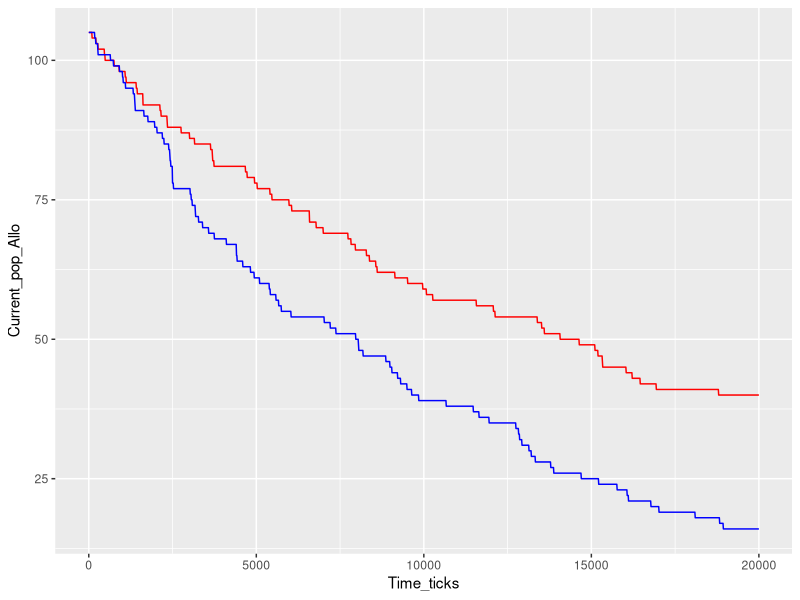
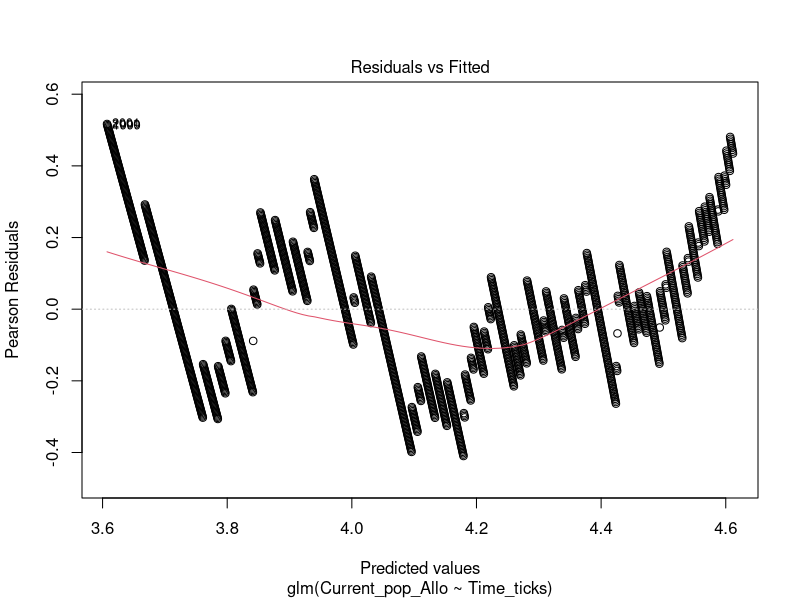
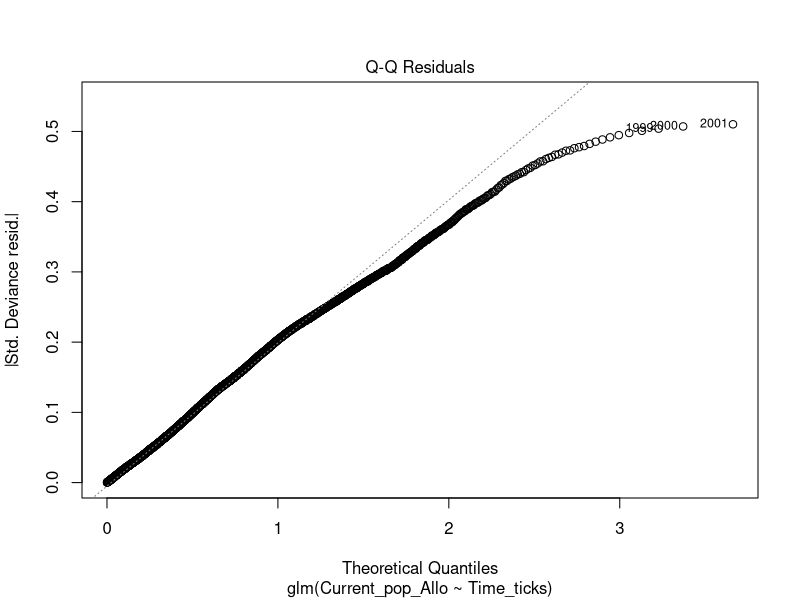
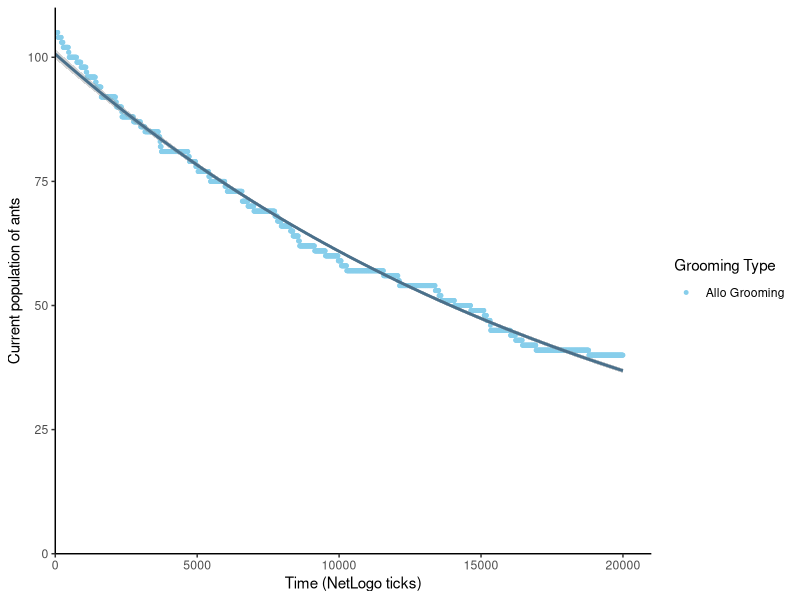
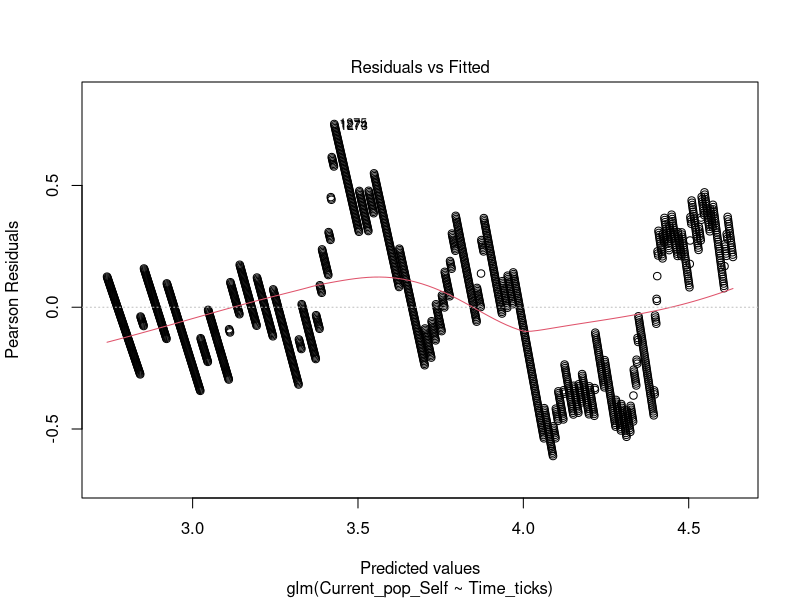
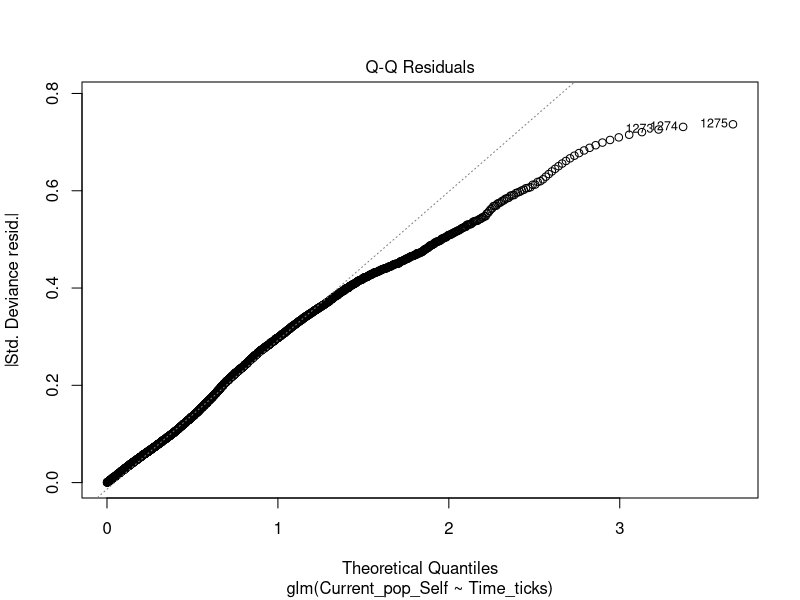
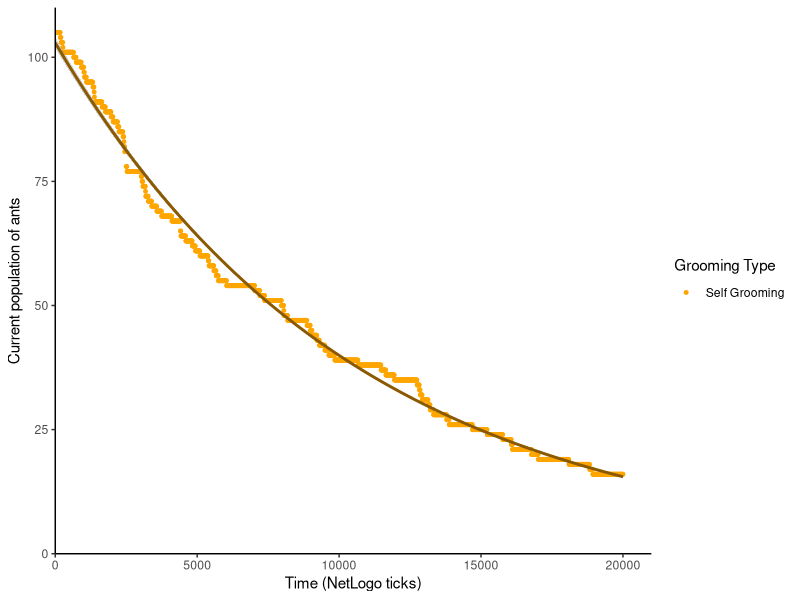
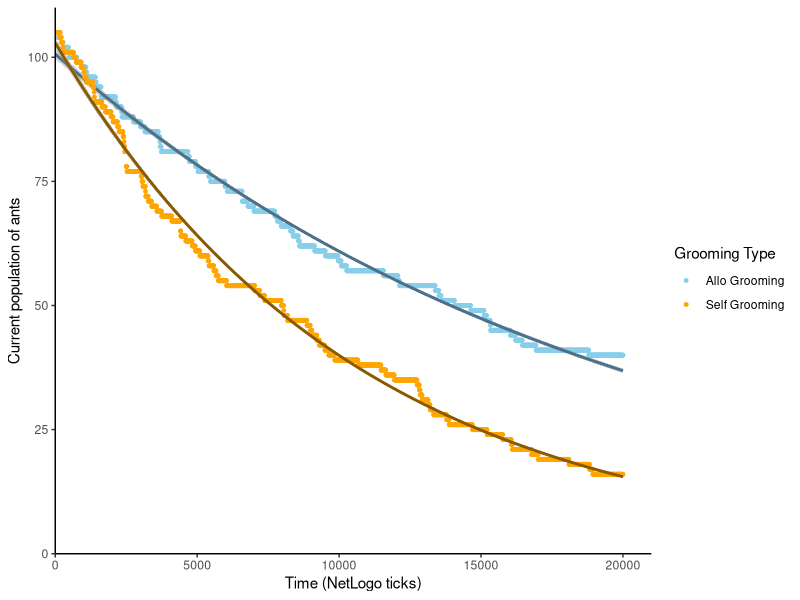

Recreate these plots in R, in order.
######################################################################
#                                                                    #
#   The effect of 2 different grooming techniques on the             #
#   prevention of Fungal spore spread in ant colonies.               #
#                                                                    #
######################################################################

######################################################################
#                           Overview                                 #
######################################################################

# The data included in Combined.xlsx is from a NetLogo simulation model assessing  
# two different grooming techniques on preventing the spread of Fungal
# spores. The data measures successful instances of grooming, current population
# and total number of infected ants for both grooming techniques, Allogrooming 
# and selfgrooming.

# The data is organised into six columns, one for Infections when selfgrooming, 
# one for Infections when allogrooming. One for Current population when allogrooming, 
# one for current population when selfgrooming. One for successful grooming instances in 
# allogrooming and one for successful grooming instances when selfgrooming.


######################################################################
#                            Set up                                  #
######################################################################

# Packages to Run
library(tidyverse) 
# for summarising and plotting
# Hadley Wickham (2017). tidyverse: Easily Install and Load the
# 'Tidyverse'. R package version 1.3.2.
# https://CRAN.R-project.org/package=tidyverse

library(readxl)
# for importing excel worksheets
# Hadley Wickham and Jennifer Bryan (2019). readxl: Read Excel
# Files. R package version 1.4.2.
# https://CRAN.R-project.org/package=readxl

library(ggplot2)
# for creating data visualisations
# Wickham H (2016). ggplot2: Elegant Graphics for Data Analysis. 
# R package version 3.4.0
# https://ggplot2.tidyverse.org.


######################################################################
#                    Import and describe data                        #
######################################################################

# Read in the excel data - Excel data is already in Tidy format.
# No need to reformat.
Allo_and_Self <- read_excel("data/Combined.xlsx")

# View the data and check the structure of the data
View(Allo_and_Self)
str(Allo_and_Self)
# tibble [2,001 × 7] (S3: tbl_df/tbl/data.frame)
# $ Time_ticks                         : num [1:2001] 0 10 20 30 40 50 60 70 80 90 ...
# $ Succ_Groom_allo                    : num [1:2001] 0 0 0 0 0 0 0 0 0 0 ...
# $ Current_pop_Allo                   : num [1:2001] 105 105 105 105 105 105 105 105 105 105 ...
# $ Infections_Healed_dead_current_allo: num [1:2001] 0 0 1 1 1 2 3 3 3 3 ...
# $ Succ_groom_self                    : num [1:2001] 0 0 0 0 0 0 0 0 0 0 ...
# $ Current_pop_Self                   : num [1:2001] 105 105 105 105 105 105 105 105 105 105 ...
# $ Infections_Healed_dead_current_self: num [1:2001] 0 0 1 2 2 2 2 2 2 3 ...


######################################################################
#                     Exploratory Analysis                           #
######################################################################

# quick plot of the data
# The data for Allogrooming is represented in the colour "blue"
ggplot() +
  geom_line(data = Allo_and_Self, aes(x = Time_ticks, y = Current_pop_Allo), color = "red") +
  geom_line(data = Allo_and_Self, aes(x = Time_ticks, y = Current_pop_Self), color = "blue")
  
# Overall - both types of grooming appear to show different rates of decline in
# population. The final population in selfgrooming appears to be far lower than
# Allogrooming.

# The data will be separated into Allogrooming and Selfgrooming, in order to analyse
# Both separately.
# Use a poisson GLM for each separate set of data.
# Then use a Chi squared goodness of fit test to test the reduction in deviance to see
# if it is significant.

######################################################################
#                         ALLOGROOMING                               #
######################################################################

# Build a model based on the data using the 'glm()' function and examine the data
# using 'summary()'
amod <- glm(formula = Current_pop_Allo ~ Time_ticks, family = poisson, 
            data = Allo_and_Self)

# What is the Null devience of the response? 
# What is the residual devience of the model?
summary(amod)
# Deviance Residuals: 
# Min        1Q    Median        3Q       Max  
# -0.41337  -0.14065  -0.01091   0.13347   0.50980  

# Coefficients:
#               Estimate Std. Error z value Pr(>|z|)    
# (Intercept)   4.612e+00  5.016e-03   919.4   <2e-16 ***
#  Time_ticks  -5.022e-05  4.979e-07  -100.9   <2e-16 ***
#  ---
#  Signif. codes:  0 ‘***’ 0.001 ‘**’ 0.01 ‘*’ 0.05 ‘.’ 0.1 ‘ ’ 1

# (Dispersion parameter for poisson family taken to be 1)

# Null deviance: 10502.069  on 2000  degrees of freedom
# Residual deviance:    71.826  on 1999  degrees of freedom
# AIC: 11982

# AIC fine on its own, large AIC but nothing to compare it to.
# The Null deviance of the response is 10502.07
# The residual devience of the model is 71.83

exp(amod$coefficients)
#       (Intercept)  Time_ticks 
#       100.6418615   0.9999498 


### WORK OUT CONFIDENCE INTERVALS ###
# Time_ticks
exp(-5.022e-05 - 1.96 * 4.979e-07)
# [1] 0.9999488
exp(-5.022e-05 + 1.96 * 4.979e-07)
# [1] 0.9999508
# The 95% CI on the Time_ticks factor is 0.9999488 - 0.9999508

# (Intercept)
exp(4.612e+00 - 1.96 * 5.016e-03)
# [1] 99.7003
exp(4.612e+00 + 1.96 * 5.016e-03)
# [1] 101.6801
# The 95% CI for the intercept is 99.7003 - 101.6801

# REPORTING
# Our model for Allogrooming predicts that we would obsevre 100.64 
# (95% CI 99.70 - 101.68) ants alive in the current population at less than 1 tick. 
# This number decreases by a factor of 0.9999498 (95% CI 0.9999488 - 0.9999508) 
# for each subsequent tick in the Time in ticks within the NetLogo simulation.


anova(amod, test = "Chisq")
# Analysis of Deviance Table

# Model: poisson, link: log

# Response: Current_pop_Allo

# Terms added sequentially (first to last)


# Df Deviance Resid. Df Resid. Dev  Pr(>Chi)    
# NULL                        2000    10502.1              
# Time_ticks  1    10430      1999       71.8 < 2.2e-16 ***
#  ---
# Signif. codes:  0 ‘***’ 0.001 ‘**’ 0.01 ‘*’ 0.05 ‘.’ 0.1 ‘ ’ 1

# THIS IS A SIGNIFICANT REDUCTION P = 2.2e-16 ***
# The number of ants decreased by a factor of 0.9999498 +/- 1x10^-6 for each tick 
# of the model being run (p < 0.001). On the first tick of the model, a population of 
# 100.64 +/- 1.04 ants is expected.

# NO POST-HOC SINCE THE DATA USES A GLM

# Evaluate wheather the asumptions of the model are met
plot(amod, which = 1)
plot(amod, which = 2)
# These look good and a large sample is used.

# Use predict() to make predictions for a set of sensible values for the explanatory variables
# For example, Use it for Current_pop_Allo
# Create dataframe of thge x values from what i want to predict (every 1000 ticks)
predict_for_Allo <- data.frame(Time_ticks = seq(0, 20000, 1000))
# Add predictions to the dataframe
predict_for_Allo$pred <- predict(amod, newdata = predict_for_Allo, type = "response")

# Create a graph to Show the effects of Allo-grooming, the more successful 
# out of the two grooming techniques, to compare to self grooming on a combined graph.

ggplot(data = Allo_and_Self, aes(x = Time_ticks)) +
  geom_point(aes(y = Current_pop_Allo, 
                 color = "Allo"), 
             size = 1) +
  geom_smooth(aes(y = Current_pop_Allo,
                  color = "Allo"),
              method = "glm", 
              method.args = list(family = "poisson"), 
              se = TRUE, 
              color = "skyblue4", 
              linetype = "solid", 
              size = 1) +
  # GRAPH SCALE (X)
  scale_x_continuous(expand = c(0, 0), 
                     limits = c(0, 21000), 
                     name = "Time (NetLogo ticks)") +
  # GRAPH SCALE (Y)
  scale_y_continuous(expand = c(0, 0), 
                     limits = c(0, 110), 
                     name = "Current population of ants") +
  # Add figure legend in the form of a graph colour key
  scale_color_manual(name = "Grooming Type", 
                     values = c("Allo" = "skyblue"),
                     labels = c("Allo" = "Allo Grooming")) +
  theme_classic()

# Fig 5:GLM using Poisson distribution for Allogrooming model. Predicts we 
# observe 100.64 (95% CI 99.70 - 101.68) ants alive at less than 1 tick. 
# Significant decrease by a factor of 0.9999498 (95% CI 0.9999488 - 0.9999508) 
# for each subsequent tick (p = < 0.001).

# Save the figure to the 'figures' folder to be used within the scientific poster
# Use an appropriate size
ggsave("figures/Allogrooming.png", 
       width = 8, 
       height = 6, 
       units = "in")

######################################################################
#                         SELFGROOMING                               #
######################################################################

# Build a model based on the data using the 'glm()' function and examine the data
# using 'summary()'
smod <- glm(formula = Current_pop_Self ~ Time_ticks, family = poisson, 
            data = Allo_and_Self)

# What is the Null devience of the response? 
# What is the residual devience of the model?
summary(smod)
# The Null deviance of the response 25502.5
# The residual devience of the model is 148.5

# Deviance Residuals: 
#  Min        1Q    Median        3Q       Max  
#-0.61938  -0.19592  -0.00701   0.20382   0.73640  

# Coefficients:
#                Estimate Std. Error z value Pr(>|z|)    
# (Intercept)   4.634e+00  5.454e-03   849.6   <2e-16 ***
#  Time_ticks  -9.463e-05  6.201e-07  -152.6   <2e-16 ***
#  ---
#  Signif. codes:  0 ‘***’ 0.001 ‘**’ 0.01 ‘*’ 0.05 ‘.’ 0.1 ‘ ’ 1

# (Dispersion parameter for poisson family taken to be 1)

# Null deviance: 25502.5  on 2000  degrees of freedom
# Residual deviance:   148.5  on 1999  degrees of freedom
# AIC: 11217

# Number of Fisher Scoring iterations: 3
# AIC fine on its own, large AIC but nothing to compare it to.

exp(smod$coefficients)
# (Intercept)  Time_ticks 
# 102.9073319   0.9999054 

### WORK OUT CONFIDENCE INTERVALS ###
exp(-9.463e-05 + 1.96 * 6.201e-07)
# [1] 0.9999066
exp(-9.463e-05 - 1.96 * 6.201e-07)
# [1] 0.9999042
# The 95% CI on the Time_ticks factor is 0.9999066 - 0.9999042

exp(4.634e+00 - 1.96 * 5.454e-03)
# [1] 101.8306
exp(4.634e+00 + 1.96 * 5.454e-03)
# [1] 104.0311
# The 95% CI for the intercept is 101.83 - 104.03

# Our model for Selfgrooming predicts that we would obsevre 102.91 
# (95% CI 101.83 - 104.03) ants alive in the current population at less than 1 tick. 
# This number decreases by a factor of 0.9999054 (95% CI 0.9999066 - 0.9999042) 
# for each subsequent tick in the Time in ticks within the NetLogo simulation.

# NO POST-HOC SINCE THE DATA USES A GLM

anova(smod, test = "Chisq")
# Analysis of Deviance Table

# Model: poisson, link: log

# Response: Current_pop_Self

# Terms added sequentially (first to last)


# Df Deviance Resid. Df Resid. Dev  Pr(>Chi)    
# NULL                        2000    25502.5              
# Time_ticks  1    25354      1999      148.5 < 2.2e-16 ***
#  ---
#  Signif. codes:  0 ‘***’ 0.001 ‘**’ 0.01 ‘*’ 0.05 ‘.’ 0.1 ‘ ’ 1

# THIS IS A SIGNIFICANT REDUCTION P = 2.2e-16 ***
# The number of ants decreased by a factor of 0.9999054 +/- 1.2x10^-6 for each tick 
# of the model being run (p < 0.001). On the first tick of the model, a population of 
# 101.91 +/- 1.12 ants is expected.

# Evaluate wheather the asumptions of the model are met
plot(smod, which = 1)
plot(smod, which = 2)
# These look good and a large sample is used.

# Use predict() to make predictions for a set of sensible values for the explanatory variables
# For example, Use it for Current_pop_Self
# Create dataframe of the x values from what i want to predict (every 1000 ticks)
predict_for_Self <- data.frame(Time_ticks = seq(0, 20000, 1000))
# Add predictions to the dataframe
predict_for_Self$pred <- predict(smod, newdata = predict_for_Self, type = "response")

# Create a graph to Show the effects of Selfgrooming, the less successful 
# out of the two grooming techniques, to compare to Allogrooming on a combined graph.

ggplot(data = Allo_and_Self, aes(x = Time_ticks)) +
  # SELFGROOMING DISTRIBUTION GLM
  geom_point(aes(y = Current_pop_Self, 
                 color = "Self"), 
             size = 1) +
  geom_smooth(aes(y = Current_pop_Self, 
                  color = "Self"), 
              method = "glm",
              method.args = list(family = "poisson"),
              se = TRUE, 
              color = "orange4", 
              linetype = "solid", 
              size = 1) +
  # GRAPH SCALE (X)
  scale_x_continuous(expand = c(0, 0), 
                     limits = c(0, 21000), 
                     name = "Time (NetLogo ticks)") +
  # GRAPH SCALE (Y)
  scale_y_continuous(expand = c(0, 0), 
                     limits = c(0, 110), 
                     name = "Current population of ants") +
  # Add figure legend in the form of a graph colour key
  scale_color_manual(name = "Grooming Type", 
                     values = c("Self" = "orange"),
                     labels = c("Self" = "Self Grooming")) +
  theme_classic()

# Fig 6:GLM using Poisson distribution for Selfgrooming model. Predicts we 
# would observe 102.91 (95% CI 101.83 - 104.03) ants alive at less than 1 tick. 
# Significant decrease by a factor of 0.9999054 (95% CI 0.9999066 - 0.9999042) 
# for each subsequent tick (p = <0.001).


# Save the figure to the 'figures' folder to be used within the scientific poster
# Use an appropriate size
ggsave("figures/Selfgrooming.png", 
       width = 8, 
       height = 6, 
       units = "in")

######################################################################
#                            Figure                                  #
######################################################################

# Create a plot combining both sets of data for Current_pop for Allo and Self grooming
# Include figure legends

ggplot(data = Allo_and_Self, aes(x = Time_ticks)) +
  # ALLOGROOMING DISTRIBUTION GLM
  geom_point(aes(y = Current_pop_Allo, 
                 color = "Allo"), 
             size = 1) +
  geom_smooth(aes(y = Current_pop_Allo,
                  color = "Allo"),
              method = "glm", 
              method.args = list(family = "poisson"), 
              se = TRUE, 
              color = "skyblue4", 
              linetype = "solid", 
              size = 1) +
  # SELFGROOMING DISTRIBUTION GLM
  geom_point(aes(y = Current_pop_Self, 
                 color = "Self"), 
             size = 1) +
  geom_smooth(aes(y = Current_pop_Self, 
                  color = "Self"), 
              method = "glm",
              method.args = list(family = "poisson"),
              se = TRUE, 
              color = "orange4", 
              linetype = "solid", 
              size = 1) +
  # GRAPH SCALE (X)
  scale_x_continuous(expand = c(0, 0), 
                     limits = c(0, 21000), 
                     name = "Time (NetLogo ticks)") +
  # GRAPH SCALE (Y)
  scale_y_continuous(expand = c(0, 0), 
                     limits = c(0, 110), 
                     name = "Current population of ants") +
  # Add figure legend in the form of a graph colour key
  scale_color_manual(name = "Grooming Type", 
                     values = c("Allo" = "skyblue", "Self" = "orange"),
                     labels = c("Allo" = "Allo Grooming", "Self" = "Self Grooming")) +
  theme_classic()

# Fig 7:Comparison in rates of population decline between Allogrooming and 
# Selfgrooming using generalized linear models for both grooming techniques 
# and plotted together. 

# Save the figure to the 'figures' folder to be used within the scientific poster
# Use an appropriate size
ggsave("figures/Allo and Self.png", 
       width = 8, 
       height = 6, 
       units = "in")

######################################################################
#                       END OF ANALYSIS                              #
######################################################################


